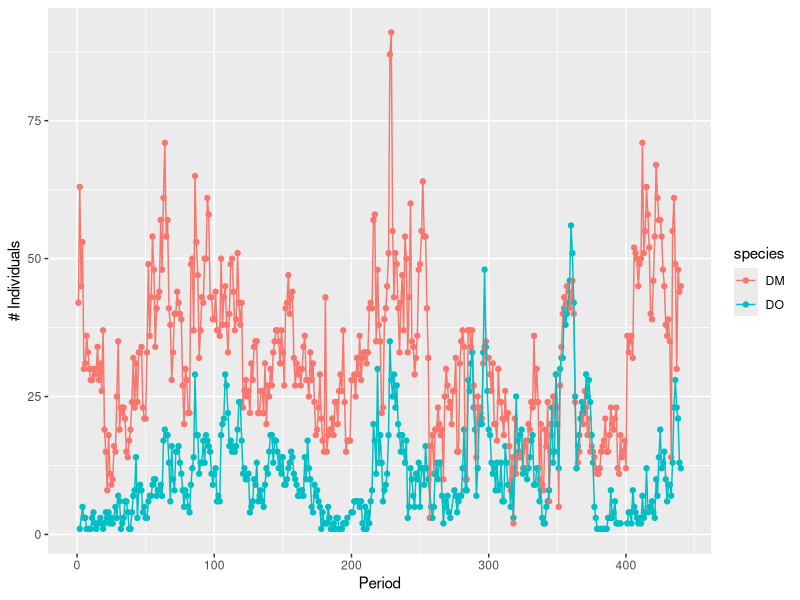
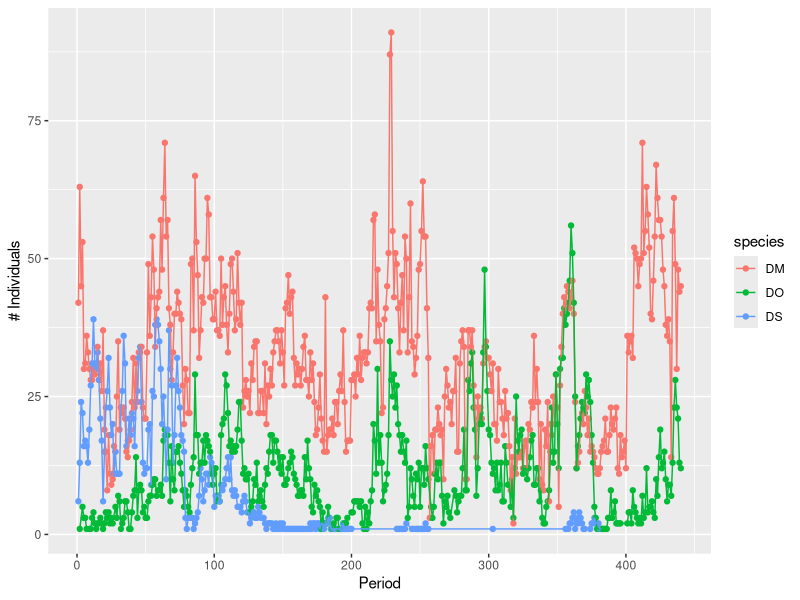
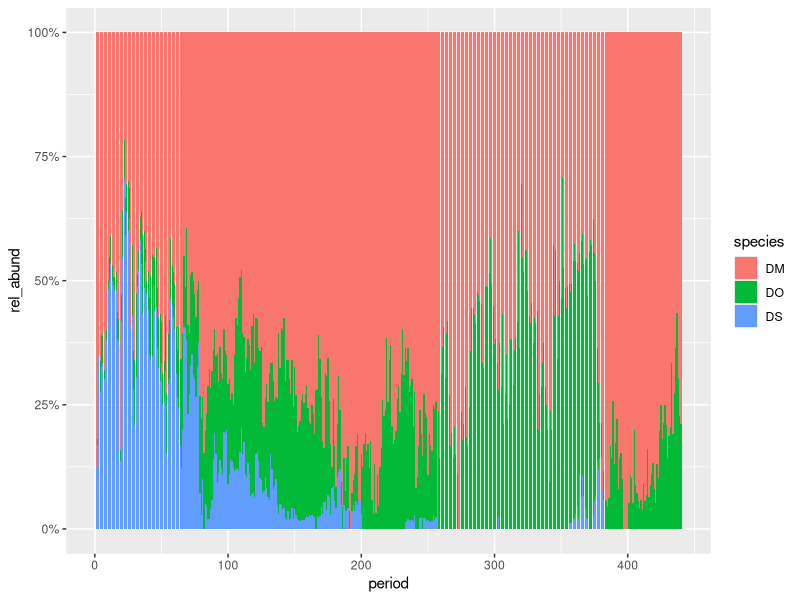
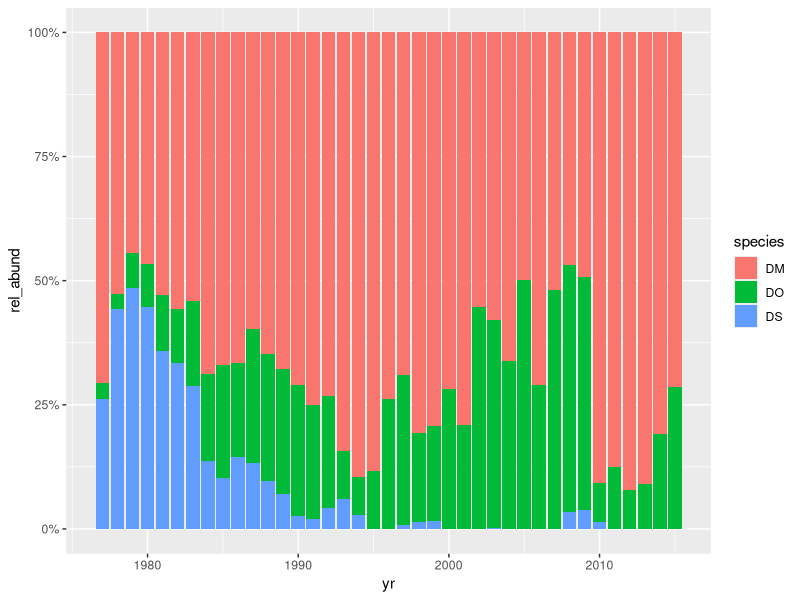

Here is the R script that generated these plots, in order: (Note: this script raises an error after producing the figures.)
# Creator: Ellen Bledsoe
# This code is for exploring kangaroo rat capture data for the Portal project

# load packages
library(dplyr)
library(ggplot2)
library(scales)

# load data
surveys <- read.csv("data/surveys.csv", header = TRUE)

###
# Krat counts by period
###

# get counts of DM and DO by period
DM_DO_count <- select(surveys, period, species) %>% 
               filter(species == 'DM' | species == 'DO', period > 0) %>% 
               group_by(period, species) %>% 
               summarise(count = n())

# plot DM and DO counts by period
ggplot(DM_DO_count, aes(x = period, y = count)) + 
  geom_point(aes(color = species)) +
  geom_line(aes(color = species)) +
  xlab("Period") +
  ylab("# Individuals")

# save plot output as png
dev.copy(png, 'DM_DO_counts_period.png')
dev.off()

# get counts of DM, DO, and DS by period
Dipo_count_period <- select(surveys, period, species) %>% 
                     filter(species == 'DM' | species == 'DO' | species == 'DS', period > 0) %>% 
                     group_by(period, species) %>% 
                     summarise(count = n())

# plot DM, DO, and DS by period
ggplot(Dipo_count_period, aes(x = period, y = count)) + 
  geom_point(aes(color = species)) +
  geom_line(aes(color = species)) +
  xlab("Period") +
  ylab("# Individuals")

# save plot output as png
dev.copy(png, 'dipo_count_by_period.png')
dev.off()

###
# Relative abundance of Krats
###

# relative abundance of dipos by period
total_dipo_period <- Dipo_count_period %>% 
                     group_by(period) %>% 
                     summarise(total_dipo_period = sum(count))
rel_ab_period <- merge(Dipo_count_period, total_dipo_period, by = "period", all = TRUE)
relative_abundance_per <- rel_ab_period %>% 
                      mutate(rel_abund = count/total_dipo_period)

# plot relative abundance of all dipos per period
ggplot(relative_abundance_per, aes(x = period, y = rel_abund, fill = species)) +
  geom_bar(postition = 'fill', stat = "identity", bin_width = 6, colour = NA) +
  scale_y_continuous(labels = percent_format())

# save plot output as png
dev.copy(png, 'rel_abund_dipos_period.png')
dev.off()

# relative abundance of dipos by year
Dipo_count_year <- select(surveys, yr, period, species) %>% 
                   filter(species == 'DM' | species == 'DO' | species == 'DS', period > 0) %>% 
                      # need to keep period > 0 in because some trapping done outside normal periods
                      # marked by negative period entries
                   group_by(yr, species) %>% 
                   summarise(count = n())
total_dipo_year <- Dipo_count_year %>% 
                   group_by(yr) %>% 
                   summarise(total_dipo_year = sum(count))
rel_ab_yr <- merge(Dipo_count_year, total_dipo_year, by = "yr", all = TRUE)
relative_abundance_yr <- rel_ab_yr %>% 
                         mutate(rel_abund = count/total_dipo_year)

# relative abundance of all dipos per year
ggplot(relative_abundance_yr, aes(x = yr, y = rel_abund, fill = species)) +
  geom_bar(postition = 'fill', stat = "identity", bin_width = 6) +
  scale_y_continuous(labels = percent_format())

# save plot output as png
dev.copy(png, 'rel_abund_dipos_year.png')
dev.off()

###
# All dipos grouped by season
###

# all dipos in periods before the plot switches
Dipos <- filter(surveys, species == 'DM' | species == 'DO' | species == 'DS', period > 0 & period < 437) %>% 
         arrange(yr, mo, plot, species)

find_season <- function(month){
  # function putting each month is a seasonal category
  if (any(month == '1' | month == '2' | month == '3')){
    season = "1"
  } else if (any(month == '4' | month == '5' | month == '6')){
    season = "2"
  } else if (any(month == '7' | month == '8' | month == '9')){
    season = "3"
  } else {
    season = "4"
  }
  return(season)
} 

# adding a column for season to the data 
month_list <- as.list(Dipos$mo)
Dipos$season <- rapply(month_list, find_season)

# grouping by plot/year/season
season_per_year <- select(Dipos, yr, season, plot, species) %>% 
                   group_by(plot, yr, season, species) %>% 
                   summarise(count = n())

# adding seasonal relative abundance column
season_total <- season_per_year %>% 
  group_by(plot, yr, season) %>% 
  summarise(season_total = sum(count))
rel_ab_season <- merge(season_per_year, season_total, by.x = c("plot", "yr", "season"), all = TRUE)
season_rel_abund <- rel_ab_season %>% 
  mutate(rel_abund = count/season_total)

# give each year/season combo a unique id
yr_season_ID <- select(seasonal_rel_abund, yr, season) %>% 
  distinct() 
ordered <- arrange(yr_season_ID, yr)
ordered$season_id <- seq_len(nrow(yr_season_ID))
season_ordered <- merge(seasonal_rel_abund, ordered, by.x = c("yr", "season"), all = TRUE) %>% 
  arrange(yr, season, plot, species)

# plot relative abundance of all dipos per plot per season
ggplot(season_ordered, aes(x = season_id, y = relative_abundance)) +
  geom_bar(stat = "identity", aes(color = species)) +
  facet_wrap(~plot, nrow = 6, ncol = 4)

# save plot output as png
dev.copy(png, 'rel_abund_dipo_season.png')
dev.off()

###
# Explore krat relationship with PBs
###

# Look at Krats and PBs by period
PB_count_period <- select(surveys, period, species) %>% 
  filter(species == 'PB', period > 0) %>% 
  group_by(period, species) %>% 
  summarise(count = n())

# want to add zeros when there are no rodents per period
periods1 <- unique(surveys$period)

fullGrid <- expand.grid(period = periods1)
fullGrid_krats <- merge(Dipo_count_period, fullGrid, by = c('period'), all = TRUE)
fullGrid_PB <- merge(PB_count_period, fullGrid, by = c('period'), all = TRUE)

fullGrid_krats$count[is.na(fullGrid_krats$count)] = 0
fullGrid_PB$count[is.na(fullGrid_PB$count)] = 0
